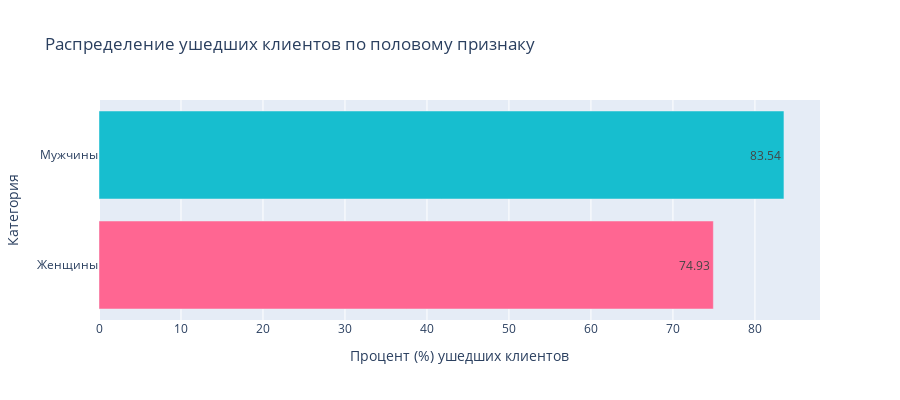

Write notebook code for a chart like this one.
### Code cell
hist_data = churn_data.groupby('Gender', as_index=False)['Exited'].mean()
hist_data['Exited'] = hist_data['Exited'].round(4)
display(hist_data)

fig = px.bar(
    data_frame=hist_data,
    y=hist_data['Gender'].map({'Female' : 'Женщины', 'Male' : 'Мужчины'}),
    x=100 - hist_data['Exited'] * 100,
    color=hist_data['Gender'].map({'Female' : 'Женщины', 'Male' : 'Мужчины'}),
    title="Распределение ушедших клиентов по половому признаку",
    orientation='h',
    color_discrete_map={'Female' : 'red', 'Male' : 'blue'},
    color_discrete_sequence=['#FF6692', '#17BECF'],
    width=900,
    height=400,
    text_auto=True,
)

fig.update_layout(
    xaxis_title='Процент (%) ушедших клиентов',
    yaxis_title='Категория',
    coloraxis_colorbar_title='Категория',
    showlegend=False
)

fig.show()

### Figure 1 — Plotly figure (JSON) as saved in the notebook; plotly's stock layout.template omitted (floating-point values rounded to 4 significant figures)
{"data": [{"alignmentgroup": "True", "hovertemplate": "color=Женщины<br>x=%{x}<br>y=%{y}<extra></extra>", "legendgroup": "Женщины", "marker": {"color": "#FF6692", "pattern": {"shape": ""}}, "name": "Женщины", "offsetgroup": "Женщины", "orientation": "h", "showlegend": true, "textposition": "auto", "texttemplate": "%{x}", "type": "bar", "x": [74.93], "xaxis": "x", "y": ["Женщины"], "yaxis": "y"}, {"alignmentgroup": "True", "hovertemplate": "color=Мужчины<br>x=%{x}<br>y=%{y}<extra></extra>", "legendgroup": "Мужчины", "marker": {"color": "#17BECF", "pattern": {"shape": ""}}, "name": "Мужчины", "offsetgroup": "Мужчины", "orientation": "h", "showlegend": true, "textposition": "auto", "texttemplate": "%{x}", "type": "bar", "x": [83.54], "xaxis": "x", "y": ["Мужчины"], "yaxis": "y"}], "layout": {"barmode": "relative", "coloraxis": {"colorbar": {"title": {"text": "Категория"}}}, "height": 400, "legend": {"title": {"text": "color"}, "tracegroupgap": 0}, "showlegend": false, "title": {"text": "Распределение ушедших клиентов по половому признаку"}, "width": 900, "xaxis": {"anchor": "y", "domain": [0, 1], "title": {"text": "Процент (%) ушедших клиентов"}}, "yaxis": {"anchor": "x", "domain": [0, 1], "title": {"text": "Категория"}}}}
